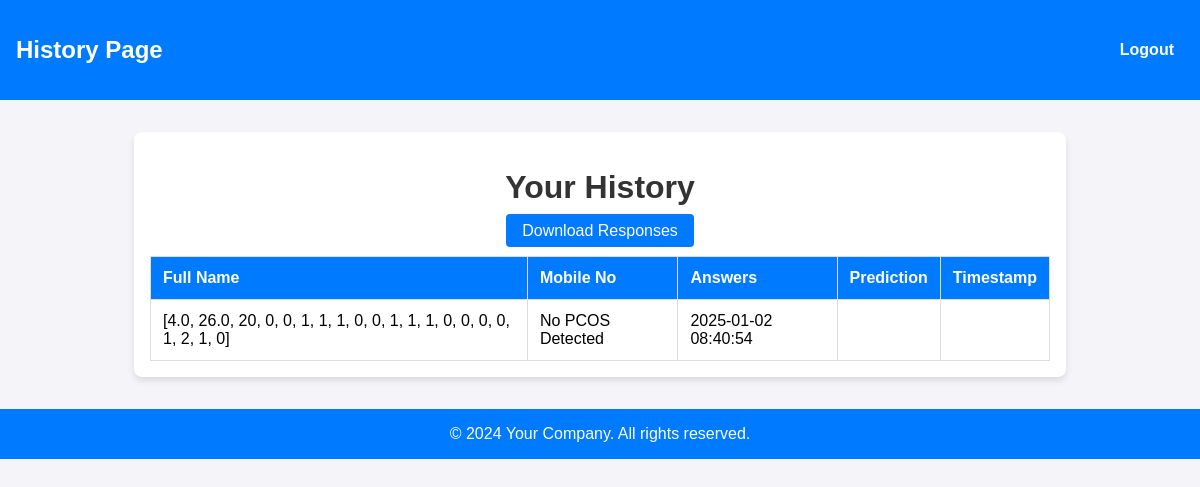
Screenshot of /history (signed in) with the database file from the repository.
### tables this page shows
CREATE TABLE user_responses (
            id INTEGER PRIMARY KEY AUTOINCREMENT,
            user_id INTEGER NOT NULL,
            answers TEXT NOT NULL,
            prediction TEXT NOT NULL,
            timestamp DATETIME DEFAULT CURRENT_TIMESTAMP,
            FOREIGN KEY (user_id) REFERENCES users (id)
        );

### app.py (the view)
    def wrapper(*args, **kwargs):
        if 'user_id' not in session:
            flash("You need to log in to access this page.", "error")
            return redirect(url_for("login"))
        return func(*args, **kwargs)

### app.py (called while the page is built)
def login_required(func):
    def wrapper(*args, **kwargs):
        if 'user_id' not in session:
            flash("You need to log in to access this page.", "error")
            return redirect(url_for("login"))
        return func(*args, **kwargs)
    wrapper.__name__ = func.__name__
    return wrapper

@app.route("/history")
@login_required
def history():
    try:
        conn = sqlite3.connect('users.db')
        cursor = conn.cursor()
        cursor.execute('''
            SELECT answers, prediction, timestamp
            FROM user_responses
            WHERE user_id = ?
            ORDER BY timestamp DESC
        ''', (session['user_id'],))
        records = cursor.fetchall()
        conn.close()
        return render_template("history.html", records=records)
    except Exception as e:
        flash(f"An error occurred while fetching history: {str(e)}", "error")
        return redirect(url_for("dashboard"))

### pcos/templates/history.html (shortened to what this page needs)
<!DOCTYPE html>
<html lang="en">
<head>
</head>
<body>
    <header>
        <h2>History Page</h2>
        <a href="{{ url_for('logout') }}">Logout</a>
    </header>
    <div class="container">
        <h1>Your History</h1>
        <div class="button-container">
            <a href="{{ url_for('download_responses') }}">Download Responses</a>
        </div>
        <table>
            <thead>
                <tr>
                    <th>Full Name</th>
                    <th>Mobile No</th>
                    <th>Answers</th>
                    <th>Prediction</th>
                    <th>Timestamp</th>
                </tr>
            </thead>
            <tbody>
                {% for record in records %}
                <tr>
                    <td>{{ record[0] }}</td>
                    <td>{{ record[1] }}</td>
                    <td>{{ record[2] }}</td>
                    <td>{{ record[3] }}</td>
                    <td>{{ record[4] }}</td>
                </tr>
                {% endfor %}
            </tbody>
        </table>
    </div>
    <footer>
        &copy; 2024 Your Company. All rights reserved.
    </footer>
</body>
</html>

### pcos/templates/history.html (style rules this page uses)
body { font-family: Arial, sans-serif; background-color: #f4f4f9; margin: 0; padding: 0; }
header { background-color: #007bff; color: white; padding: 1rem; display: flex; justify-content: space-between; align-items: center; }
header a { color: white; text-decoration: none; font-weight: bold; margin-right: 10px; }
.container { max-width: 900px; margin: 2rem auto; padding: 1rem; background: white; border-radius: 8px; box-shadow: 0 4px 6px rgba(0, 0, 0, 0.1); }
h1 { color: #333; text-align: center; margin-bottom: 1rem; }
.button-container { text-align: center; margin-bottom: 1rem; }
.button-container a { text-decoration: none; background-color: #007bff; color: white; padding: 0.5rem 1rem; border-radius: 4px; margin: 0 5px; }
table { width: 100%; border-collapse: collapse; margin-top: 1rem; }
table, th, td { border: 1px solid #ddd; }
th, td { padding: 12px; text-align: left; }
th { background-color: #007bff; color: white; }
footer { text-align: center; padding: 1rem; background-color: #007bff; color: white; margin-top: 2rem; }

### rows the page displays
user_responses: answers "[4.0, 26.0, 20, 0, 0, 1, 1, 1, 0, 0, 1, 1, 1, 0, 0, 0, 0, 1, 2, 1, 0]", prediction "No PCOS Detected", timestamp "2025-01-02 08:40:54"
